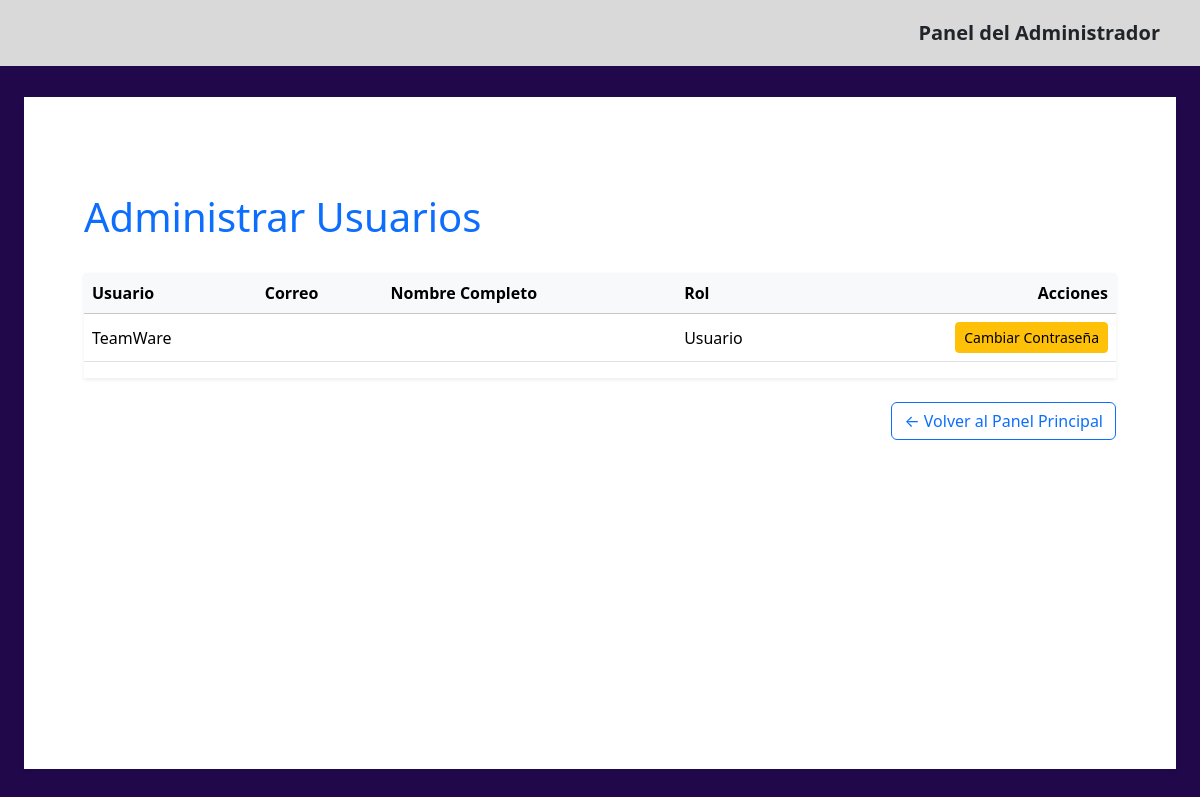
The app's page /admin-panel/usuarios/, older data.
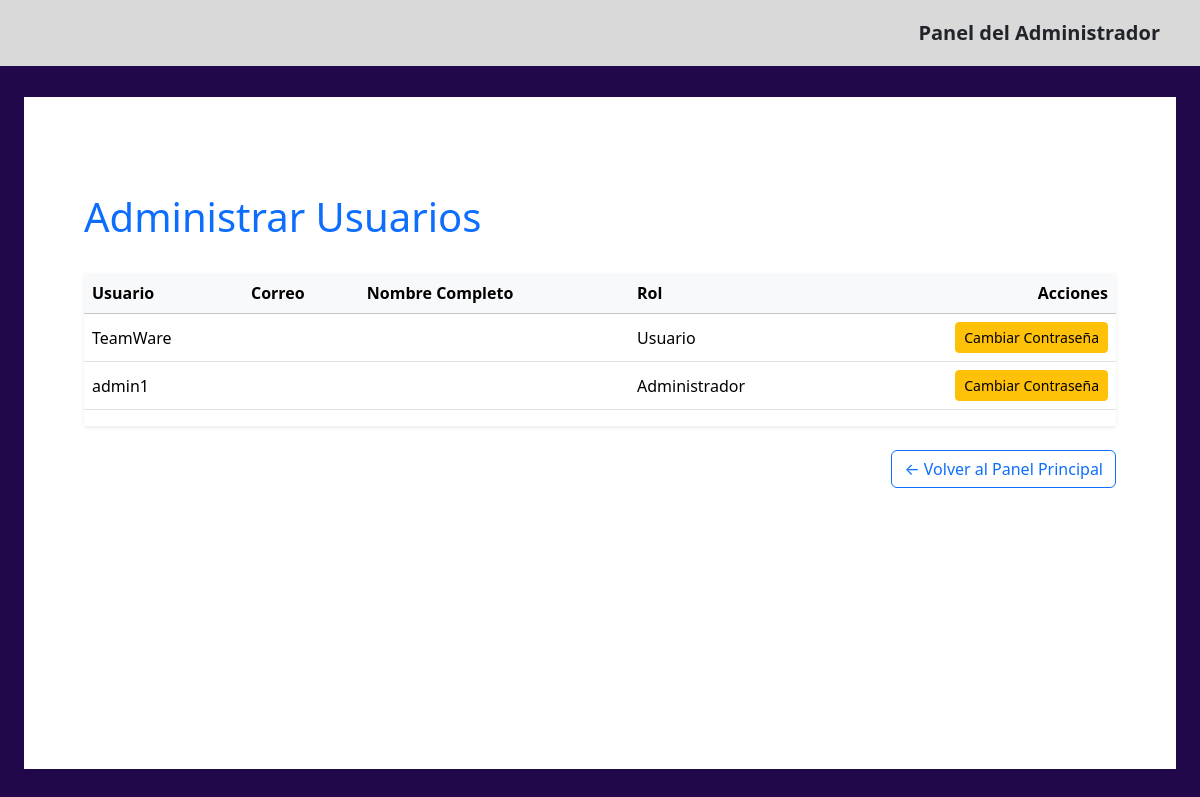
The same page, newer data.
### sistema/models.py (models this page shows, shortened)
class Usuario(AbstractUser): #Usuario: TeamWare Contraseña: alejo123
    ROL_CHOICES = [
        ('admin', 'Administrador'),
        ('usuario', 'Usuario'),
    ]
    rol = models.CharField(max_length=20, choices=ROL_CHOICES, default='usuario')

### sistema/views.py (the view, shortened to what this page needs)
# urls.py: path('admin-panel/usuarios/', views.admin_panel_usuarios, name='admin_panel_usuarios'),
def admin_panel_usuarios(request):
    usuarios = Usuario.objects.all()
    return render(request, 'admin_panel_usuarios.html', {'usuarios': usuarios})

### sistema/templates/admin_panel_usuarios.html (shortened to what this page needs)
{% extends "base2.html" %}
{% load static %}
{% block content %}
<div class="container mt-5">
    <div class="d-flex justify-content-between align-items-center mb-4">
        <h1 class="text-primary">Administrar Usuarios</h1>
    </div>
    <div class="table-responsive shadow-sm">
        <table class="table table-hover align-middle">
            <thead class="table-light">
                <tr>
                    <th>Usuario</th>
                    <th>Correo</th>
                    <th>Nombre Completo</th>
                    <th>Rol</th>
                    <th class="text-end">Acciones</th>
                </tr>
            </thead>
            <tbody>
                {% for usuario in usuarios %}
                <tr>
                    <td>{{ usuario.username }}</td>
                    <td>{{ usuario.email }}</td>
                    <td>{{ usuario.first_name }} {{ usuario.last_name }}</td>
                    <td>{{ usuario.get_rol_display }}</td>
                    <td class="text-end">
                        <button class="btn btn-sm btn-warning" data-bs-toggle="modal"
                                data-bs-target="#changePasswordModal{{ usuario.id }}">
                            Cambiar Contraseña
                        </button>
                    </td>
                </tr>
                {% endfor %}
            </tbody>
        </table>
    </div>
    <div class="mt-4 text-end">
        <a href="{% url 'panel_administrador' %}" class="btn btn-outline-primary">
            ← Volver al Panel Principal
        </a>
    </div>
</div>
{% endblock %}

Row changes from the older to the newer data that the page shows:
added Usuario: username "admin1", rol "Administrador"
